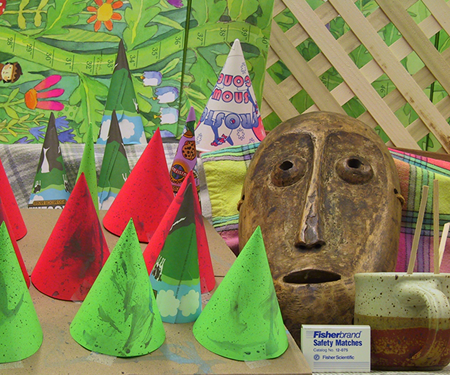
#> input picture Assignment_3/cones/im2.png, 450 x 375 px
$ jupyter execute Epipolar_Geometry.ipynb
#> lines starting #> are read from the running program, lines starting #| are printed output that depends on the picture
[cell 1]
def drawlines(img1, img2, lines, pts1, pts2):

    # img1 shape
    row, col = img1.shape
    # convert from grayscale to BGR
    img1 = cv2.cvtColor(img1, cv2.COLOR_GRAY2BGR)
    img2 = cv2.cvtColor(img2, cv2.COLOR_GRAY2BGR)
    # for each line
    for r, pt1, pt2 in zip(lines, pts1, pts2):
        # pick a random color
        color = tuple(np.random.randint(0, 255, 3).tolist())
        x0, y0 = map(int, [0, -r[2]/r[1]])
        x1, y1 = map(int, [col, -(r[2]+r[0]*col)/r[1]])
        # draw the lines and the points
        img1 = cv2.line(img1, (x0,y0), (x1,y1), color, 1)
        img1 = cv2.circle(img1, tuple(pt1), 5, color, -1)
        img2 = cv2.circle(img2, tuple(pt2), 5, color, -1)
    return img1, img2

[cell 2]
def lineEq2PointGivenX(eq, x):
    return int(eq[0]*x+eq[2])/((-1)*eq[1])

[cell 3]
import cv2
import numpy as np
import matplotlib.pyplot as plt

imgL = cv2.imread('cones/im2.png', cv2.IMREAD_GRAYSCALE)
#> imgL: shape (375, 450); min 0, max 235, mean 125
imgR = cv2.imread('cones/im6.png', cv2.IMREAD_GRAYSCALE)
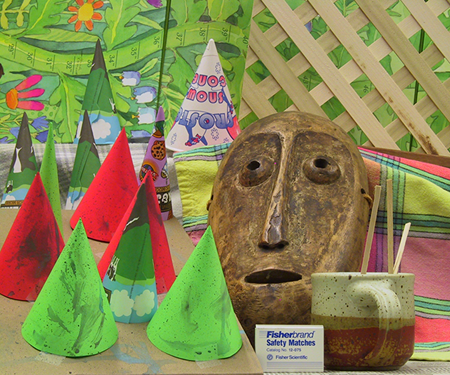
#> input picture Assignment_3/cones/im6.png, 450 x 375 px
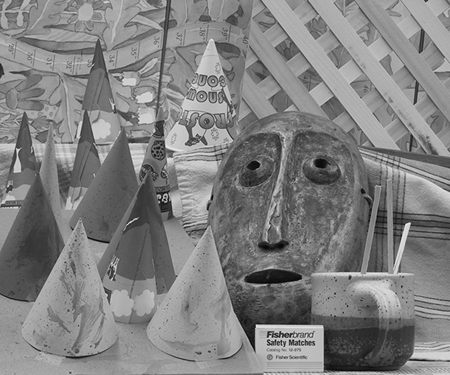
#> imgR: shape (375, 450); min 0, max 243, mean 128.4

sift = cv2.xfeatures2d.SIFT_create()
# create a Brute-Force Matcher
bf = cv2.BFMatcher(cv2.NORM_L2)

# find keypoints and descriptors with SIFT
kpL, desL = sift.detectAndCompute(imgL, None)
#> kpL = 1242 keypoints; strongest (x, y, size): (45, 150, 2.3), (396, 277, 2.3), (243, 198, 2.6), (236, 250, 6.6)
kpR, desR = sift.detectAndCompute(imgR, None)
#> kpR = 1199 keypoints; strongest (x, y, size): (407, 226, 4.3), (212, 198, 2), (18, 150, 2.1), (350, 277, 2.2)

matches = bf.match(desL,desR)
#> matches = 1242 matches

# Sort them in the order of their distance.
matches = sorted(matches, key = lambda x:x.distance)

# Draw first 10 matches.
img3 = cv2.drawMatches(imgL,kpL,imgR,kpR, matches[:20], imgL, flags=2)
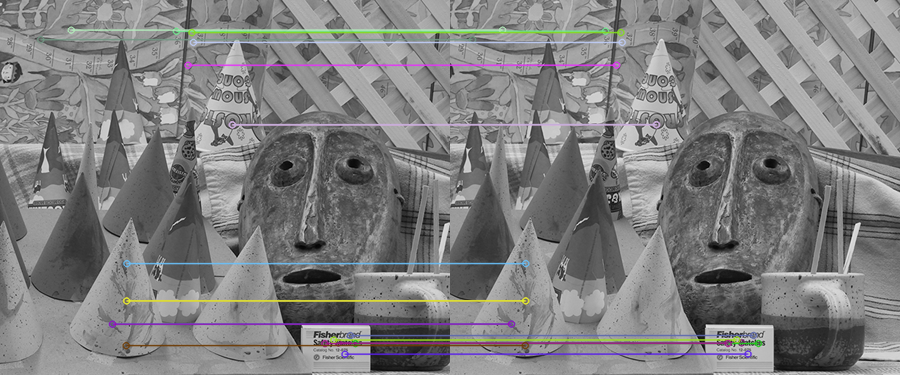
#> img3: shape (375, 900, 3); mean of channels 0, 1, 2 127.2, 127, 127.2; drawn as B, G, R

plt.figure(figsize=(20,20))
plt.imshow(img3)
plt.title("Matched keypoints"), plt.xticks([]), plt.yticks([])
plt.show()

[cell 4]
import cv2
import numpy as np
import matplotlib.pyplot as plt

imgL = cv2.imread('cones/im2.png', cv2.IMREAD_GRAYSCALE)
imgR = cv2.imread('cones/im6.png', cv2.IMREAD_GRAYSCALE)

sift = cv2.xfeatures2d.SIFT_create()
# create a Brute-Force Matcher
bf = cv2.BFMatcher(cv2.NORM_L2)

# find keypoints and descriptors with SIFT
kpL, desL = sift.detectAndCompute(imgL, None)
kpR, desR = sift.detectAndCompute(imgR, None)

# match descriptors (find the best two matches for each descriptor)
matches = bf.knnMatch(desL, desR, k=2)

# ratio test - store the list of best matches from both images
good = []
ptsL = []
ptsR = []
for i, (m, n) in enumerate(matches):
    if m.distance < n.distance:
        good.append(m)
        ptsR.append(kpR[m.trainIdx].pt)
        ptsL.append(kpL[m.queryIdx].pt)
#> after the loop, good = 1242 matches; ptsL = 1242 pairs, first value 2.48 to 447.2, second value 3 to 371.9; ptsR = 1242 pairs, first value 2.74 to 439.7, second value 4.93 to 371.4

# find the Fundamental Matrix
ptsL = np.int32(ptsL)
#> ptsL = 1242 pairs, first value 2 to 447, second value 3 to 371
ptsR = np.int32(ptsR)
#> ptsR = 1242 pairs, first value 2 to 439, second value 4 to 371
F, mask = cv2.findFundamentalMat(ptsL, ptsR, cv2.FM_LMEDS)
#> F = [[-9.75e-22, 8.93e-19, -1.11e-16], [-8.83e-19, 6.3e-20, -0.00772], [1.1e-16, 0.00772, -1.33e-15]]; mask = 1242 values, max 1 at index 4, min 0 at index 0, mean 0.55

# Use only inliers for remaining computations
ptsL = ptsL[mask.ravel()==1]
#> ptsL = 683 pairs, first value 3 to 442, second value 5 to 368
ptsR = ptsR[mask.ravel()==1]
#> ptsR = 683 pairs, first value 2 to 421, second value 5 to 366

# find epilines
# Epilines corresponding to points in the first image is drawn on the
# second image
linesL = cv2.computeCorrespondEpilines(ptsR, 2, F)
#> linesL = 683 rows, first 8: [-1.13e-14, 1, -223], [-4.65e-15, 1, -165], [-2.13e-14, 1, -311], [1.23e-15, 1, -114], [-2.13e-14, 1, -311], [-4.41e-15, 1, -163], [-6.33e-15, 1, -180], [1.3e-14, 1, -11]
linesL = linesL.reshape(-1, 3)
# draw lines
imgL1, imgR1 = drawlines(imgL, imgR, linesL, ptsL, ptsR)
#> the loop in drawlines, `for r, pt1, pt2 in zip(lines, pts1, pts2):` made 683 passes
#> (r, pt1, pt2, color, y0, y1) on passes 1 to 3: ([-1.13e-14, 1, -223], [3, 222], [408, 223], (172, 47, 117), 223, 223), ([-4.65e-15, 1, -165], [6, 159], [383, 165], (192, 67, 251), 165, 165), ([-2.13e-14, 1, -311], [10, 306], [352, 311], (195, 103, 9), 311, 311)
#> after the loop in drawlines, `for r, pt1, pt2 in zip(lines, pts1, pts2):`:
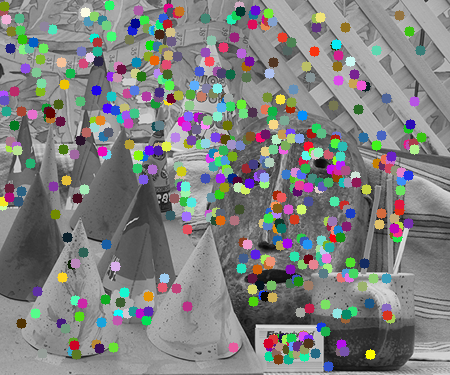
#> img2: shape (375, 450, 3); mean B, G, R 128, 129, 127.8

linesR = cv2.computeCorrespondEpilines(ptsL, 1, F)
#> linesR = 683 rows, first 8: [1.12e-14, -1, 222], [3.95e-15, -1, 159], [2.09e-14, -1, 306], [-4.47e-16, -1, 121], [2.11e-14, -1, 307], [4.99e-15, -1, 168], [6.49e-15, -1, 181], [-1.32e-14, -1, 11]
linesR = linesR.reshape(-1, 3)
# draw lines
imgR2, imgL2 = drawlines(imgR, imgL, linesR, ptsR, ptsL)
#> the loop in drawlines (call 2), `for r, pt1, pt2 in zip(lines, pts1, pts2):` made 683 passes
#> (r, pt1, pt2, color, y0, y1) on passes 1 to 3: ([1.12e-14, -1, 222], [408, 223], [3, 222], (160, 241, 81), 222, 222), ([3.95e-15, -1, 159], [383, 165], [6, 159], (72, 73, 228), 159, 159), ([2.09e-14, -1, 306], [352, 311], [10, 306], (159, 94, 73), 306, 306)
#> pass 1, in drawlines (call 2), `img1 = cv2.line(img1, (x0,y0), (x1,y1), color, 1)`:
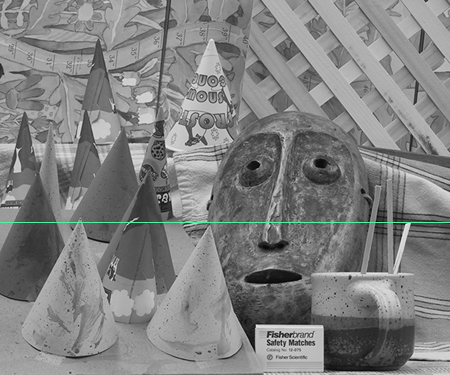
#> img1: shape (375, 450, 3); mean B, G, R 128.5, 128.7, 128.3
#> after the loop in drawlines (call 2), `for r, pt1, pt2 in zip(lines, pts1, pts2):`:
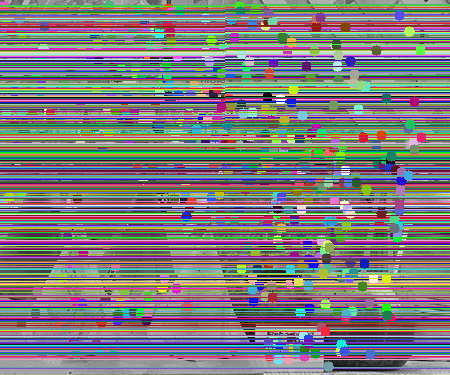
#> img1: shape (375, 450, 3); mean B, G, R 123.4, 122.7, 126.1
#> after the loop in drawlines (call 2), `for r, pt1, pt2 in zip(lines, pts1, pts2):`:
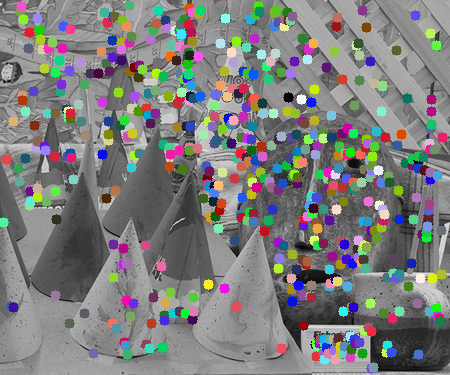
#> img2: shape (375, 450, 3); mean B, G, R 124.8, 125.4, 125.1

# display images
plt.figure(figsize=(15,15))
plt.subplot(121), plt.imshow(imgL1, cmap="gray")
plt.title("Left Image"), plt.xticks([]), plt.yticks([])
plt.subplot(122), plt.imshow(imgR1, cmap="gray")
plt.title("Right Image"), plt.xticks([]), plt.yticks([])
plt.figure(figsize=(15,15))
plt.subplot(121), plt.imshow(imgL2, cmap="gray")
plt.title("Left Image"), plt.xticks([]), plt.yticks([])
plt.subplot(122), plt.imshow(imgR2, cmap="gray")
plt.title("Right Image"), plt.xticks([]), plt.yticks([])
plt.show()
#> figure, not shown here; B, G, R data is drawn as R, G, B
#> figure, not shown here; B, G, R data is drawn as R, G, B

[cell 5]
# draw the incorrect line (found through trial and error)

imgR3, imgL3 = drawlines(imgR, imgL, linesR[166:167], ptsR[166:167], ptsL[166:167])
#> the loop in drawlines (call 3), `for r, pt1, pt2 in zip(lines, pts1, pts2):` made 1 pass
#> (r, pt1, pt2, color, x0, y0, x1, y1) on pass 1: ([2.19e-15, -1, 144], [230, 140], [163, 144], (151, 189, 129), 0, 144, 450, 144)
#> pass 1, in drawlines (call 3), `img1 = cv2.line(img1, (x0,y0), (x1,y1), color, 1)`:
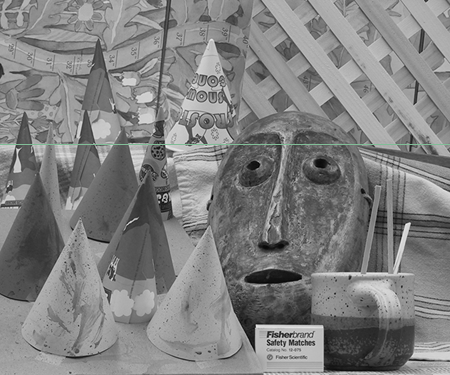
#> img1: shape (375, 450, 3); mean B, G, R 128.4, 128.5, 128.4

yCoordBeg = int(lineEq2PointGivenX(linesL[166], 0))
#> yCoordBeg = 140
yCoordEnd = int(lineEq2PointGivenX(linesL[166], imgR.shape[1]))
#> yCoordEnd = 140
patch = imgR[ptsR[166][0]-2:ptsR[166][0]+3, ptsR[166][1]-2:ptsR[166][1]+3]
#> patch = [[80, 82, 84, 84, 86], [83, 82, 84, 84, 84], [82, 81, 81, 85, 87], [82, 82, 82, 85, 88], [82, 84, 82, 84, 88]]
patchLine = imgR[yCoordEnd-2:yCoordBeg+2, :]

plt.figure(figsize=(5,5))
plt.subplot(211), plt.imshow(patch, cmap="gray")
plt.title("Patch"), plt.xticks([]), plt.yticks([])

plt.figure(figsize=(5,5))
plt.subplot(211), plt.imshow(patchLine, cmap="gray")
plt.title("Patch Line"), plt.xticks([]), plt.yticks([])

[cell 6]
resL = cv2.matchTemplate(imgR, patch, cv2.TM_SQDIFF)
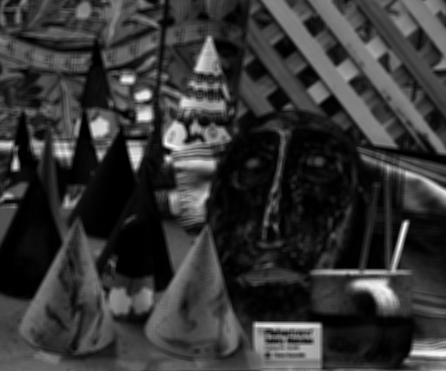
#> resL: shape (371, 446) float32; min 0, max 413437.1, mean 87725.7; drawn with min black and max white

resL = resL.T[yCoordBeg]
#> resL = 371 values, max 380730.1 at index 118, min 153 at index 227, mean 98143.1
min_loc = np.argmin(resL)
#> min_loc = 227

imgL3 = cv2.circle(imgL3, (min_loc, yCoordBeg), 5, 255, -1)
#> imgL3: shape (375, 450, 3); mean B, G, R 125.1, 125, 124.9
imgR3 = cv2.circle(imgR3, (min_loc, yCoordBeg), 5, 255, -1)
#> imgR3: shape (375, 450, 3); mean B, G, R 128.5, 128.5, 128.3

plt.figure(figsize=(15,15))
plt.subplot(221), plt.imshow(imgL3, cmap="gray")
plt.title("Left Image (Red dot is the min SSD)"), plt.xticks([]), plt.yticks([])
plt.subplot(222), plt.imshow(imgR3, cmap="gray")
plt.title("Right Image"), plt.xticks([]), plt.yticks([])

res = resL.flatten()
#> res has the same summary as resL

plt.subplot(223), plt.plot(res)
# plt.show()
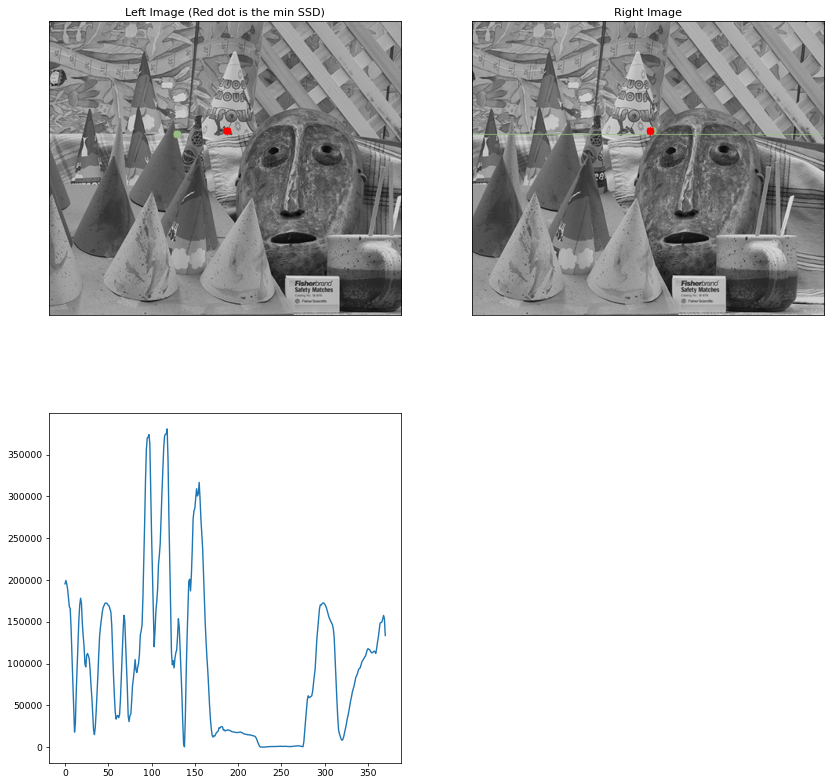
#> figure drawn by matplotlib, 3 panels; B, G, R data is drawn as R, G, B; panel 3: curve peaks at x = 118, y = 380730.1
